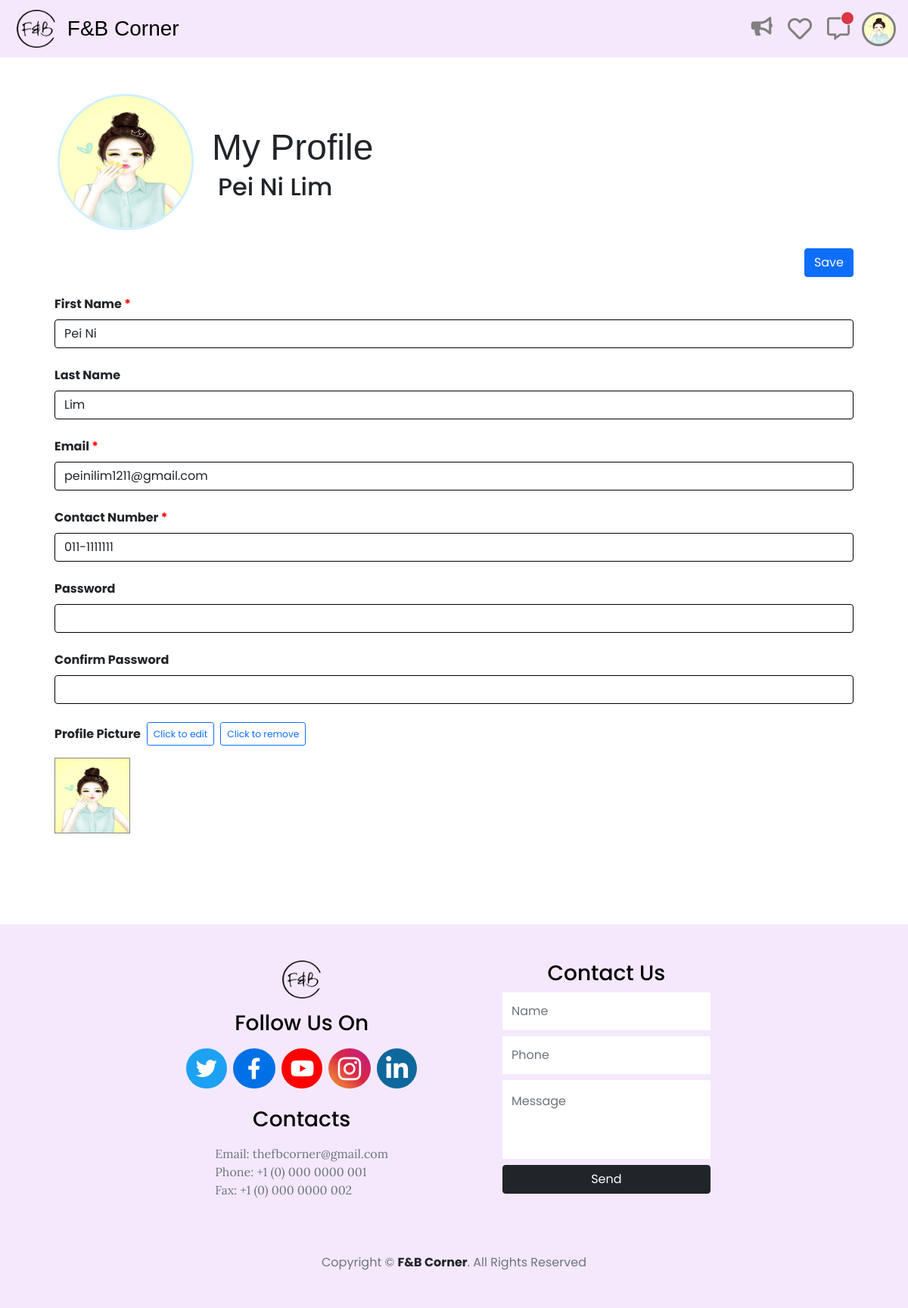
Page /fbcorner/store/php/pages/customer/profile_manage.php (signed in) on the committed database.
### tables this page shows
CREATE TABLE `customer` (
  `cus_id` varchar(5) NOT NULL,
  `firstname` varchar(32) NOT NULL,
  `lastname` varchar(32) NOT NULL,
  `email` varchar(96) NOT NULL,
  `contact_num` varchar(12) NOT NULL,
  `password` varchar(1000) NOT NULL,
  `profile_pic` varchar(255) NOT NULL DEFAULT 'default_pp.png',
  `join_date` date NOT NULL DEFAULT current_timestamp()
);

### fbcorner/store/php/helpers/customer.php (called while the page is built, shortened)
<?php
    function getCustomer($connection, $cus_id){
        $sql = "SELECT * FROM customer WHERE `cus_id` = '" . $cus_id . "'";
        $statement = $connection->query($sql);
        $results = $statement->fetch_array(MYSQLI_ASSOC);
        return $results;
    }
?>

### fbcorner/store/php/pages/customer/profile_manage.php (the view, shortened to what this page needs)
<?php
    include_once '../../../../db_connect.php';
    include_once '../../helpers/customer.php';
  if (isset($_SESSION['login_cus_id'])) {
?>
<!DOCTYPE html>
<html lang="en">
<head>
    <?php include_once '../../../../link.php'?>
</head>
<body>
    <?php include_once '../../common/navigation_bar.php'; ?>
    <div class="d-flex flex-column" style="min-height: calc(100% - 76px)">
    <main>
      <div class="m-5">
        <div class="row row-cols-1 row-cols-sm-2 row-cols-md-2 mx-3">
            <div class="col-sm-12 col-md-2 d-flex" style="min-width: 180px;" id="title-image">
                <img width='180' height='180' class='rounded-circle align-self-center' style="border: 3px solid #d0efff;" src="../../../uploads/profile_pic/<?=$profile_img?>">
            </div>
            <div class="col-sm-12 col-md-10 align-self-center d-flex flex-column" id="title-name" style="width: fit-content;">
                <h1 style="cursor: default; font-size: 3rem;" class="mb-1 pt-2 font-bernard d-inline-block text-nowrap">My Profile</h1>
                <h2 class="mb-1 d-inline-block" style="cursor: default;"><?=$customer['firstname'] . ' ' . $customer['lastname']?></h2>
            </div>
        </div>
        <div class="d-flex flex-column mt-3">
        <button type="submit" style="width: fit-content;" class="align-self-end btn btn-primary mx-4 mt-2" form="details-form">Save</button>
        <form action="../../helpers/customer.php?cus_id=<?=$customer['cus_id']?>" class="mb-5 m-4" id="details-form" method="POST" enctype="multipart/form-data">
            <div class="mb-4">
                <label for="first-name" class="form-label fw-bold">First Name <span class="required-star">*</span></label>
                <input type="text" autocomplete="off" class="form-control" id="first-name" value="<?=$customer['firstname']?>" name="first-name">
            </div>
            <div class="mb-4">
                <label for="last-name" class="form-label fw-bold">Last Name</label>
                <input type="text" autocomplete="off" class="form-control" id="last-name" value="<?=$customer['lastname']?>" name="last-name">
            </div>
            <div class="mb-4">
                <label for="email" class="form-label fw-bold">Email <span class="required-star">*</span></label>
                <input type="text" autocomplete="off" class="form-control" id="email" value="<?=$customer['email']?>" name="email">
            </div>
            <div class="mb-4">
                <label for="contact-num" class="form-label fw-bold">Contact Number <span class="required-star">*</span></label>
                <input type="text" autocomplete="off" class="form-control" id="contact-num" value="<?=$customer['contact_num']?>" name="contact-num">
            </div>
            <div class="mb-4">
                <label for="pwd" class="form-label fw-bold">Password</label>
                <input type="password" class="form-control" id="pwd" name="pwd">
            </div>
            <div class="mb-4">
                <label for="c-pwd" class="form-label fw-bold">Confirm Password</label>
                <input type="password" class="form-control" id="c-pwd" name="c-pwd">
            </div>
            <div class="mb-4">
                <div style="height: fit-content;" class="d-flex mb-3">
                    <label class="form-label fw-bold align-self-center m-0" for="profile_pic">Profile Picture</label>
                    <button type="button" class="btn btn-outline-primary img-preview-btn btn-sm ms-2"><small>Click to edit</small></button>
                    <button type="button" class="btn btn-outline-primary remove-img btn-sm ms-2" data-bs-toggle="tooltip" data-bs-placement="top" title="Set to default profile picture"><small>Click to remove</small></button>
                </div>
                <div class="img-content">
                    <img id="img-preview" src="../../../uploads/profile_pic/<?=$customer['profile_pic']?>">
                </div>
            </div>
        </form>
        </div>
      </div>
    </main>
    <?php include_once '../../common/notification.php'; ?>
    <?php include_once '../../common/footer.php'?>
    </div>
  </body>
</html>
<?php
  } else {
    header("Location: ../homepage/index.php");
    exit;
  }
?>

### fbcorner/store/php/common/navigation_bar.php (shortened to what this page needs)
<?php
    if (isset($_SESSION['login_cus_id'])){
        $sql = "SELECT * FROM `chat` WHERE receiver_id = '" . $_SESSION['login_cus_id'] . "' AND seen = 0";
        $statement = $connection->query($sql);
        $results = $statement->fetch_all(MYSQLI_ASSOC);
    }
?>
<header>
    <nav class="navbar navbar-expand-lg navbar-light color-2">
        <div class="container-fluid">
            <a class="navbar-brand" style="margin-left: 10px;" href="../homepage/index.php"><img height="50px" src="../../../assest/Logo.png"></a>
            <a class="font-bernard font-size-28" href="../homepage/index.php">F&amp;B Corner</a>
            <div class="collapse navbar-collapse justify-content-end" id="navbarSupportedContent">
                <ul class="navbar-nav ms-auto">
                    <li class="nav-item">
                        <a class="nav-link active ps-2 me-1 align-self-center" href="../promotion/promotional_ads.php" style="padding-top: 10px;"><i class="fas fa-bullhorn" style="font-size: 25px; color: grey" data-bs-toggle="tooltip" data-bs-placement="bottom" title="Promotions"></i></a>
                    </li>
                <?php if (!isset($_SESSION['login_cus_id'])) { ?>
                    <li class="nav-item">
                        <a class="nav-link active" id="sign-up-button" href="#" style="line-height: 32px;"><button type="button" class="btn btn-primary">Sign Up</button></a>
                    </li>
                <?php } else { ?>
                    <li class="nav-item">
                        <a class="nav-link active ps-2 me-1 align-self-center" href="../restaurant/my_fav_restaurant.php" style="padding-top: 10px;"><i class="far fa-heart" style="font-size: 32px; color: grey" data-bs-toggle="tooltip" data-bs-placement="bottom" title="Favourite Restaurants"></i></a>
                    </li>
                    <li class="nav-item">
                        <a class="nav-link active px-2 pe-3" id="my_message" href="../message/my_message.php" style="line-height: 32px;">
                            <div class="position-relative" style="padding-top: 3px; height: 30px; width: fit-content;">
                                <i class="far fa-comment-alt" style="font-size: 30px; color: grey" data-bs-toggle="tooltip" data-bs-placement="bottom" title="Messages"></i>
                                <span class="position-absolute translate-middle p-2 bg-danger border border-light rounded-circle<?=$results ? '' : ' d-none'?>" style="top: 15%; left: 90%" id="my_message_noti">
                                </span>
                            </div>
                        </a>
                    </li>
                <?php } ?>
                    <li class="nav-item dropdown">
                        <?php if (!isset($_SESSION['login_cus_id'])) { ?>
                            <a class="nav-link active" id="sign-in-button" href="#" style="line-height: 32px;"><button type="button" class="btn btn-secondary" style="width: 86.28px;">Sign In</button></a>
                        <?php } else { ?>
                            <?php
                                include_once '../../helpers/customer.php';
                                $customer = getCustomer($connection, $_SESSION['login_cus_id']);
                                $profile_img = $customer['profile_pic'];
                            ?>
                            <a class="nav-link dropdown-toggle p-0 mt-1" id="nav-bar-dropdown" href="#" role="button" data-bs-toggle="dropdown" aria-expanded="false"><img src="../../../uploads/profile_pic/<?=$profile_img?>" alt="" width="45" height="45" class="rounded-circle" style="border: 3px solid grey;"></a>
                        <?php } ?>
                    </li>
                </ul>
            </div>
        </div>
    </nav>
</header>

### fbcorner/style.css (style rules this page uses)
.font-bernard { font-family: "Bernard MT Condensed", "Comic Sans MS", Arial, Helvetica, sans-serif; }
.font-size-28 { font-size: 28px; }
.color-2 { background-color: #f5e8fd !important; }
h1, h2, h3, h4, h5, h6 { cursor: default; }
a, a:hover { text-decoration: none; color: black; }
input, textarea { border: 0.1px solid black !important; }
button { border: 0px; background-color: transparent; }
h1, h2, h3, h4 { cursor: default; }
.required-star { color: red; }
#img-preview { width: 100px; height: 100px; border: 1px solid #858585; }
html { height: 100%; }
body { position: relative; min-height: 100%; }
body { margin: 0; padding: 0; font-family: "Poppins", sans-serif; }
#nav-bar-dropdown::after { border: 0; }

### fbcorner/store/php/pages/customer/profile_manage.php (style rules this page uses)
body { height: 100%; }
#title-image, #title-image img { min-width: 180px; max-width: 180px; }
@media (min-width: 768px) { #title-name { margin-left: 1.5rem; } }
@media (min-width: 768px) { #title-name h2 { margin-left: 0.5rem; } }

### rows in the picture
customer: profile_pic (picture), firstname "Pei Ni", lastname "Lim", first-name "Pei Ni", last-name "Lim", email "peinilim1211@gmail.com", contact-num "011-1111111"
